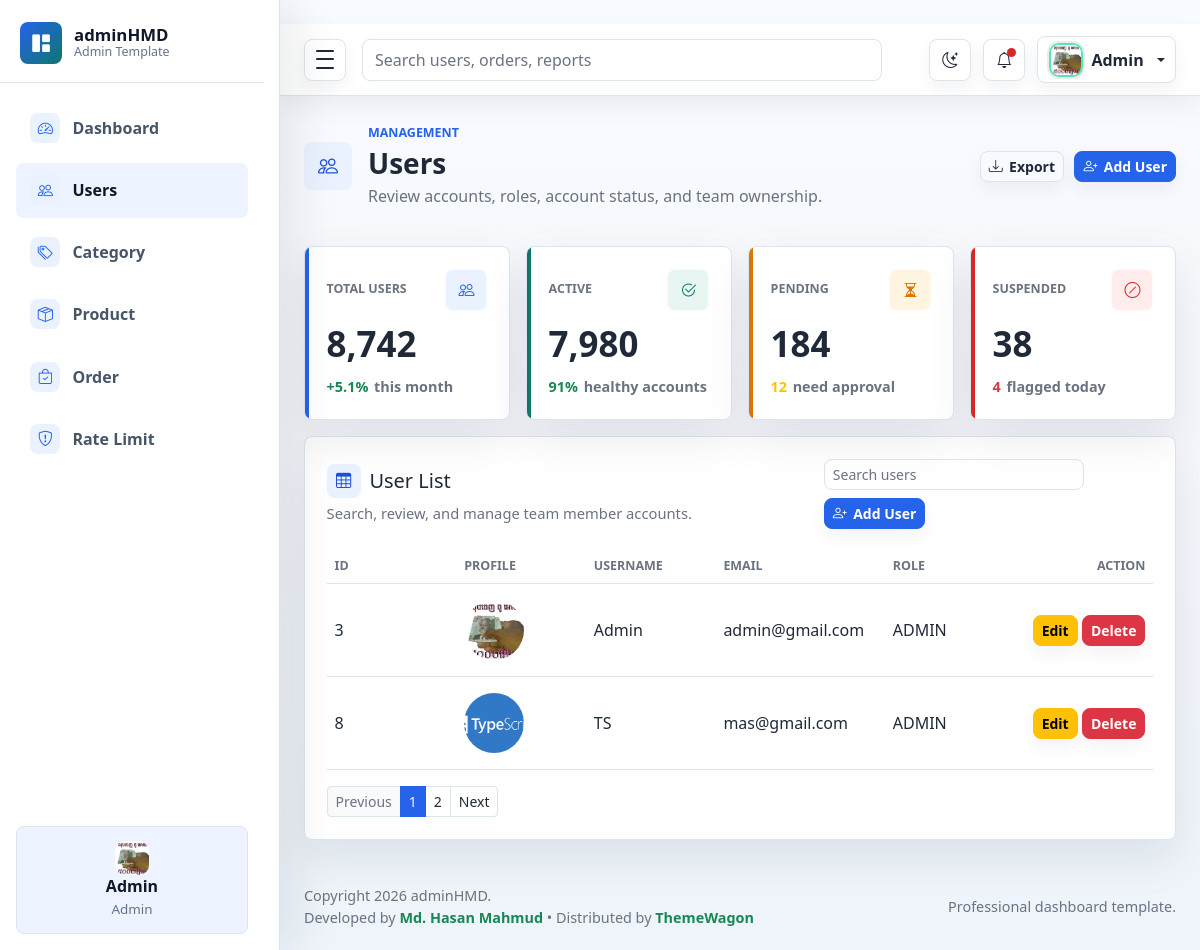
Screenshot of /admin/user (signed in) with the database file from the repository.
### models/user.py (models this page shows)
class User(db.Model):
    id = db.Column(db.Integer, primary_key=True)
    profile = db.Column(db.String)
    username = db.Column(db.String(80), nullable=False)
    password = db.Column(db.String(255), nullable=False)
    email = db.Column(db.String(120), nullable=False, unique=True)
    role = db.Column(db.String(120), nullable=False)

### admin/user.py (the view)
@admin_bp.get('/user')
@login_required
@limiter.limit("10 per minute")
def users():
    module = 'users'
    sql = text("select * from user")
    result = db.session.execute(sql)
    rows = [dict(row._mapping) for row in result]
    return render_template('admin/user/user.html', module=module, users=rows)

### admin/auth.py (called while the page is built)
def login_required(view):
    @wraps(view)
    def wrapped(*args, **kwargs):
        if not session.get('is_login'):
            return redirect(url_for("admin_bp.admin_login", next=request.path))
        return view(*args, **kwargs)
    return wrapped

### templates/admin/user/user.html
{% extends 'admin/master.html' %}
{% block content %}
<main class="dashboard-content">
    <div class="container-fluid px-3 px-lg-4 py-4">
        <div class="page-heading">
            <div class="page-heading-copy">
                <span class="page-icon"><i class="bi bi-people" aria-hidden="true"></i></span>
                <div>
                    <p class="eyebrow mb-1">Management</p>
                    <h1 class="h3 mb-1">Users</h1>
                    <p class="text-muted mb-0">Review accounts, roles, account status, and team ownership.</p>
                </div>
            </div>
            <div class="heading-actions"><a class="btn btn-outline-secondary btn-sm" href="tables.html"><i
                    class="bi bi-download" aria-hidden="true"></i> Export</a><a class="btn btn-primary btn-sm"
                                                                                href="{{ url_for('admin_bp.add_user') }}"><i
                    class="bi bi-person-plus" aria-hidden="true"></i> Add User</a></div>
        </div>
        <section class="row g-3 mt-1" aria-label="User summary">
            <div class="col-12 col-sm-6 col-xl-3">
                <article class="metric-card metric-primary">
                    <div class="metric-top">
                        <span class="metric-label">Total Users</span>
                        <span class="metric-icon"><i class="bi bi-people" aria-hidden="true"></i></span>
                    </div>
                    <div class="metric-value">8,742</div>
                    <div class="metric-meta">
                        <span class="text-success">+5.1%</span>
                        <span>this month</span>
                    </div>
                </article>
            </div>
            <div class="col-12 col-sm-6 col-xl-3">
                <article class="metric-card metric-success">
                    <div class="metric-top">
                        <span class="metric-label">Active</span>
                        <span class="metric-icon"><i class="bi bi-check2-circle" aria-hidden="true"></i></span>
                    </div>
                    <div class="metric-value">7,980</div>
                    <div class="metric-meta">
                        <span class="text-success">91%</span>
                        <span>healthy accounts</span>
                    </div>
                </article>
            </div>
            <div class="col-12 col-sm-6 col-xl-3">
                <article class="metric-card metric-warning">
                    <div class="metric-top">
                        <span class="metric-label">Pending</span>
                        <span class="metric-icon"><i class="bi bi-hourglass-split" aria-hidden="true"></i></span>
                    </div>
                    <div class="metric-value">184</div>
                    <div class="metric-meta">
                        <span class="text-warning">12</span>
                        <span>need approval</span>
                    </div>
                </article>
            </div>
            <div class="col-12 col-sm-6 col-xl-3">
                <article class="metric-card metric-danger">
                    <div class="metric-top">
                        <span class="metric-label">Suspended</span>
                        <span class="metric-icon"><i class="bi bi-slash-circle" aria-hidden="true"></i></span>
                    </div>
                    <div class="metric-value">38</div>
                    <div class="metric-meta">
                        <span class="text-danger">4</span>
                        <span>flagged today</span>
                    </div>
                </article>
            </div>
        </section>
        <section class="panel mt-3">
            <div class="panel-header">
                <div>
                    <h2 class="h5 mb-1 section-title"><i class="bi bi-table"
                                                         aria-hidden="true"></i><span>User List</span></h2>
                    <p class="text-muted mb-0">Search, review, and manage team member accounts.</p>
                </div>
                <div class="d-flex flex-wrap gap-2">
                    <input class="form-control form-control-sm table-search" type="search"
                           placeholder="Search users" data-table-search="usersTable" aria-label="Search users">
                    <a class="btn btn-primary btn-sm" href="{{ url_for('admin_bp.add_user') }}"><i
                            class="bi bi-person-plus"
                            aria-hidden="true"></i>
                        Add User</a>
                </div>
            </div>
            <div class="table-responsive">
                <table class="table align-middle mb-0" id="usersTable" data-searchable-table>
                    <thead>
                    <tr>
                        <th scope="col">ID</th>
                        <th scope="col">Profile</th>
                        <th scope="col">Username</th>
                        <th scope="col">Email</th>
                        <th scope="col">Role</th>
                        <th scope="col" class="text-end">Action</th>
                    </tr>
                    </thead>
                    <tbody>
                    {% for user in users %}
                    <tr>
                        <td>{{ user.id }}</td>
                        <td>
                            <img
                                    src="{{ url_for(
        'static',
        filename='uploads/users/' + (user.profile or '').replace('_org_user.', '_thum_user.')
    ) }}"
                                    alt="{{ user.username }}"
                                    class="rounded-circle object-fit-cover"
                                    style="width: 60px; height: 60px;"
                                    onerror="this.onerror=null;
                                                    this.src='{{ url_for('static', filename='assets/images/avatar/404_image.png') }}';"
                            >
                        </td>
                        <td>{{ user.username }}</td>
                        <td>{{ user.email }}</td>
                        <td>
                                    <span style="text-transform: uppercase">
                                        {{ user.role }}
                                    </span>
                        </td>
                        <td class="text-end gap-3">
                            <div class="gap-3">
                                <a class="btn btn-warning btn-sm"
                                   href="{{ url_for('admin_bp.edit_user', user_id=user.id) }}">Edit</a>
                                <a class="btn btn-danger btn-sm"
                                   href="{{ url_for('admin_bp.confirm_delete_user', user_id = user.id) }}">
                                    Delete</a>
                            </div>
                        </td>
                    </tr>
                    {% endfor %}
                    </tbody>
                </table>
            </div>
            <div class="d-flex flex-column flex-sm-row align-items-sm-center justify-content-between gap-3 mt-3">
                <nav aria-label="Users pagination">
                    <ul class="pagination pagination-sm mb-0">
                        <li class="page-item disabled"><a class="page-link" href="#">Previous</a></li>
                        <li class="page-item active"><a class="page-link" href="#">1</a></li>
                        <li class="page-item"><a class="page-link" href="#">2</a></li>
                        <li class="page-item"><a class="page-link" href="#">Next</a></li>
                    </ul>
                </nav>
            </div>
        </section>
    </div>
</main>
{% endblock %}

### rows the page displays
User: id "3", shows a picture, username "Admin", email "admin@gmail.com", role "ADMIN"
User: id "8", shows a picture, username "TS", email "mas@gmail.com", role "ADMIN"

### other values shown
{{ session.get('username', 'User') }} "Admin"
{{ session.get('role', 'User')|capitalize }} "Admin"
